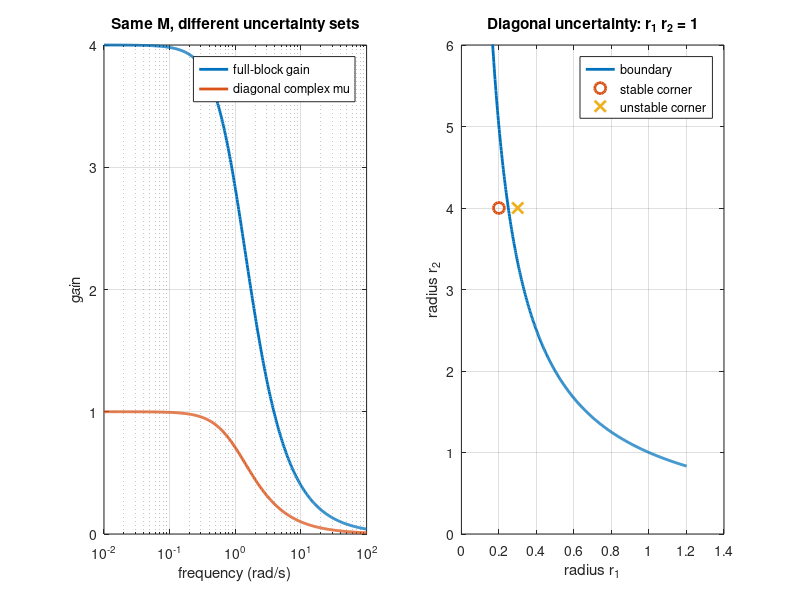
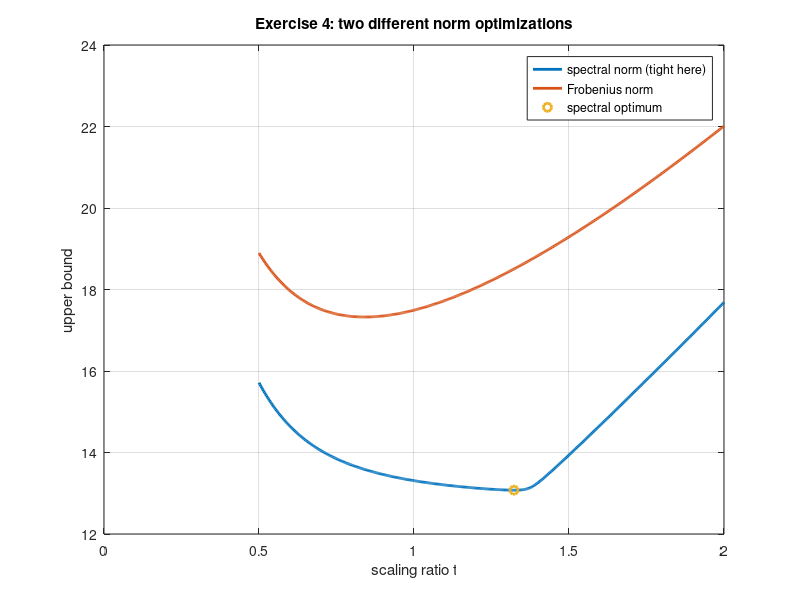

These charts were generated, in order, by the following MATLAB code:
% Reproduce the asymmetric teaching example and an explicit Exercise-4 witness.
% Run: QT_QPA_PLATFORM=offscreen octave --no-gui <this file>
format long g
here=fileparts(mfilename('fullpath')); out=fullfile(here,'..','assets');
T=[0 4; .25 0];
printf('asymmetric: full gain %.12f, diagonal mu %.12f\n',norm(T),sqrt(4*.25));
for d={[.2;4],[.3;4],[1;1]}
 ev=eig(-eye(2)+diag(d{1})*T);
 printf('d1=%.3f d2=%.3f FULL poles: ',d{1}); disp(ev.');
end
Df=[0 0;.25 0];
printf('full-block witness norm %.12f, det residual %.3e; FULL poles ',norm(Df),abs(det(eye(2)-T*Df)));
disp(eig(-eye(2)+Df*T).');
Mc=[12 -3 2;-1 7 8;5 3 -1];
f=@(t) [Mc(1:2,1:2),t*Mc(1:2,3);Mc(3,1:2)/t,Mc(3,3)];
[t,g]=fminbnd(@(t) norm(f(t)),.5,2,optimset('TolX',1e-13));
[U,S,V]=svd(f(t)); u=U(:,1); v=V(:,1);
Dw=blkdiag(v(1:2)*u(1:2)'/(u(1:2)'*u(1:2)*g),v(3)/u(3)/g);
printf('ex4 independent SVD: t %.12f, upper %.12f, witness norm %.12f, lower %.12f, residual %.3e\n',t,g,norm(Dw),1/norm(Dw),min(svd(eye(3)-Mc*Dw)));
disp(Dw);
graphics_toolkit('qt');
fig=figure('visible','off','position',[0 0 900 370]);
subplot(1,2,1); w=logspace(-2,2,500);
semilogx(w,4./sqrt(1+w.^2),'linewidth',2,w,1./sqrt(1+w.^2),'linewidth',2); grid on;
xlabel('frequency (rad/s)'); ylabel('gain'); title('Same M, different uncertainty sets');
legend('full-block gain','diagonal complex mu','location','northeast');
subplot(1,2,2); r=linspace(.1,1.2,500);
plot(r,1./r,'linewidth',2); hold on;
plot(.2,4,'o','markersize',8,'linewidth',2); plot(.3,4,'x','markersize',8,'linewidth',2);
xlabel('radius r_1'); ylabel('radius r_2'); title('Diagonal uncertainty: r_1 r_2 = 1');
ylim([0 6]); grid on; legend('boundary','stable corner','unstable corner');
print(fig,fullfile(out,'asymmetric.svg'),'-dsvg'); close(fig);
fig=figure('visible','off','position',[0 0 650 330]);
ts=linspace(.5,2,500); vs=arrayfun(@(t)norm(f(t)),ts); fs=arrayfun(@(t)norm(f(t),'fro'),ts);
plot(ts,vs,'linewidth',2,ts,fs,'linewidth',2); hold on; plot(t,g,'o','linewidth',2);
grid on; xlabel('scaling ratio t'); ylabel('upper bound'); title('Exercise 4: two different norm optimizations');
legend('spectral norm (tight here)','Frobenius norm','spectral optimum');
print(fig,fullfile(out,'scaling.svg'),'-dsvg'); close(fig);
